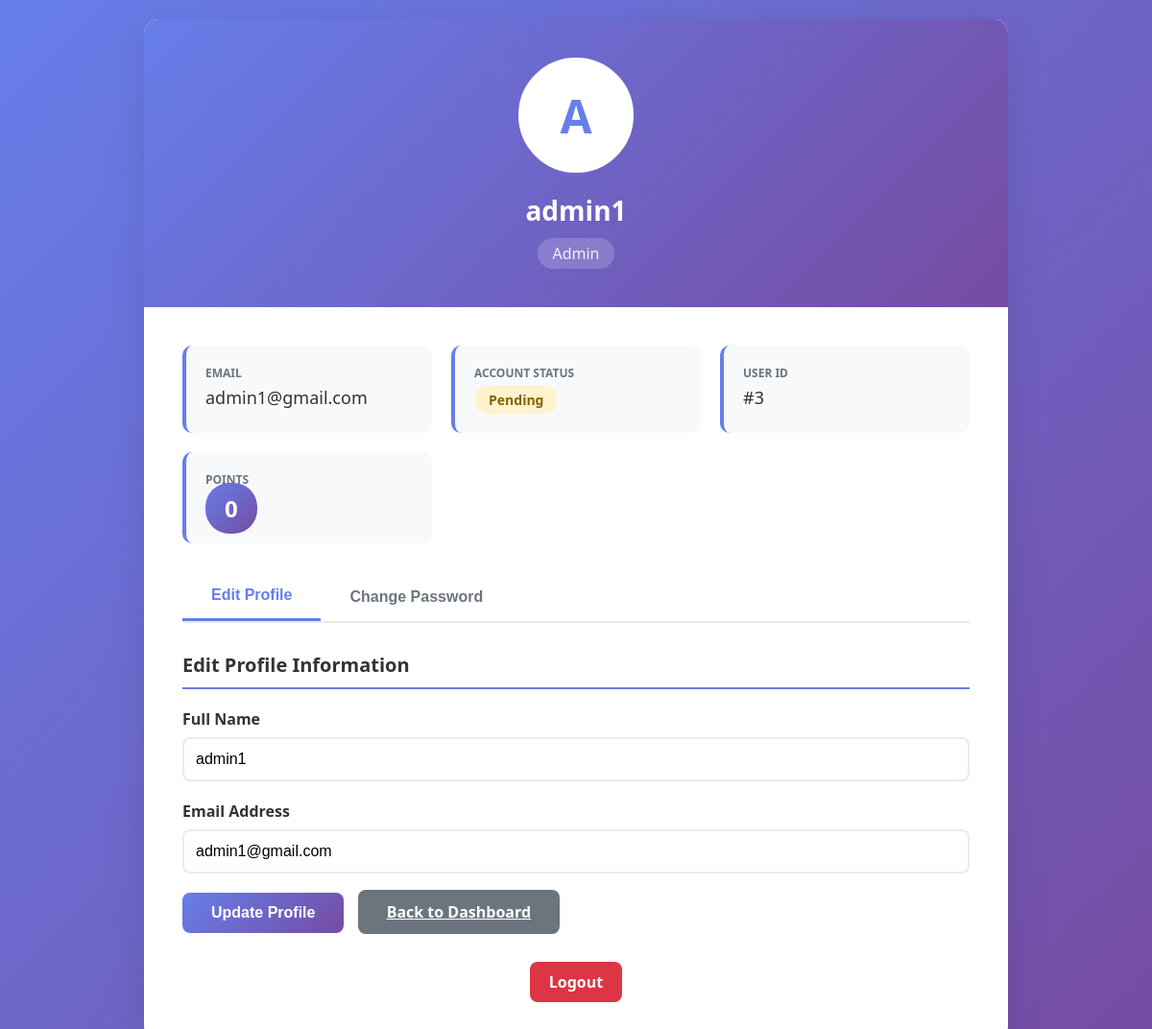
/adminprofile.php (signed in), run on the app's committed database.
### tables this page shows
CREATE TABLE `organizer_user` (
  `user_id` int(11) NOT NULL,
  `password` varchar(255) NOT NULL,
  `name` varchar(255) NOT NULL,
  `email` varchar(255) NOT NULL,
  `role` varchar(255) NOT NULL,
  `google_id` varchar(255) DEFAULT NULL,
  `profile_image` int(11) DEFAULT NULL,
  `event_id` int(11) DEFAULT NULL,
  `event_name` varchar(255) DEFAULT NULL,
  `acc_status` varchar(255) NOT NULL,
  `points` int(11) NOT NULL
);

### adminprofile.php (the view, shortened to what this page needs)
<?php
$host = 'localhost';
$dbname = 'users';
$username = 'root';
$password = '';
try {
    $pdo = new PDO("mysql:host=$host;dbname=$dbname", $username, $password);
    $pdo->setAttribute(PDO::ATTR_ERRMODE, PDO::ERRMODE_EXCEPTION);
} catch(PDOException $e) {
    die("Connection failed: " . $e->getMessage());
}
$user_id = $_SESSION['user_id'];
$stmt = $pdo->prepare("SELECT * FROM organizer_user WHERE user_id = ?");
$stmt->execute([$user_id]);
$user = $stmt->fetch(PDO::FETCH_ASSOC);
?>
<!DOCTYPE html>
<html lang="en">
<head>
</head>
<body>
    <div class="container">
        <div class="profile-card">
            <div class="profile-header">
                <div class="profile-avatar"><?php echo strtoupper(substr($user['name'], 0, 1)); ?></div>
                <h1 class="profile-name"><?php echo htmlspecialchars($user['name']); ?></h1>
                <span class="profile-role"><?php echo htmlspecialchars($user['role']); ?></span>
            </div>
            <div class="profile-body">
                <div class="info-grid">
                    <div class="info-item">
                        <div class="info-label">Email</div>
                        <div class="info-value"><?php echo htmlspecialchars($user['email']); ?></div>
                    </div>
                    <div class="info-item">
                        <div class="info-label">Account Status</div>
                        <div class="info-value">
                            <span class="status-badge <?php echo $user['acc_status'] === 'Approved' ? 'status-approved' : 'status-pending'; ?>">
                                <?php echo htmlspecialchars($user['acc_status'] ?: 'Pending'); ?>
                            </span>
                        </div>
                    </div>
                    <div class="info-item">
                        <div class="info-label">User ID</div>
                        <div class="info-value">#<?php echo htmlspecialchars($user['user_id']); ?></div>
                    </div>
                    <div class="info-item">
                        <div class="info-label">Points</div>
                        <div class="info-value">
                            <span class="points-badge"><?php echo htmlspecialchars($user['points']); ?></span>
                        </div>
                    </div>
                </div>
                <div class="tabs">
                    <button class="tab active" onclick="switchTab('profile')">Edit Profile</button>
                    <button class="tab" onclick="switchTab('password')">Change Password</button>
                </div>
                <div id="profile-tab" class="tab-content active">
                    <h2 class="section-title">Edit Profile Information</h2>
                    <form method="POST" action="">
                        <div class="form-group">
                            <label for="name">Full Name</label>
                            <input type="text" id="name" name="name" value="<?php echo htmlspecialchars($user['name']); ?>" required>
                        </div>
                        <div class="form-group">
                            <label for="email">Email Address</label>
                            <input type="email" id="email" name="email" value="<?php echo htmlspecialchars($user['email']); ?>" required>
                        </div>
                        <button type="submit" name="update_profile" class="btn btn-primary">Update Profile</button>
                        <a href="mainpage.php" class="btn btn-secondary">Back to Dashboard</a>
                    </form>
                </div>
                <div style="margin-top: 30px; text-align: center;">
                    <a href="logout.php" class="logout-btn">Logout</a>
                </div>
            </div>
        </div>
    </div>
</body>
</html>

### adminprofile.php (style rules this page uses)
* { margin: 0; padding: 0; box-sizing: border-box; }
body { font-family: 'Segoe UI', Tahoma, Geneva, Verdana, sans-serif; background: linear-gradient(135deg, #667eea 0%, #764ba2 100%); min-height: 100vh; padding: 20px; }
.container { max-width: 900px; margin: 0 auto; }
.profile-card { background: white; border-radius: 15px; box-shadow: 0 10px 40px rgba(0,0,0,0.1); overflow: hidden; margin-bottom: 20px; }
.profile-header { background: linear-gradient(135deg, #667eea 0%, #764ba2 100%); padding: 40px; text-align: center; color: white; }
.profile-avatar { width: 120px; height: 120px; border-radius: 50%; background: white; margin: 0 auto 20px; display: flex; align-items: center; justify-content: center; font-size: 48px; font-weight: bold; color: #667eea; border: 4px solid white; }
.profile-name { font-size: 28px; margin-bottom: 10px; }
.profile-role { font-size: 16px; opacity: 0.9; padding: 5px 15px; background: rgba(255,255,255,0.2); border-radius: 20px; display: inline-block; }
.profile-body { padding: 40px; }
.info-grid { display: grid; grid-template-columns: repeat(auto-fit, minmax(250px, 1fr)); gap: 20px; margin-bottom: 30px; }
.info-item { padding: 20px; background: #f8f9fa; border-radius: 10px; border-left: 4px solid #667eea; }
.info-label { font-size: 12px; text-transform: uppercase; color: #6c757d; margin-bottom: 5px; font-weight: 600; }
.info-value { font-size: 18px; color: #333; font-weight: 500; }
.status-badge { display: inline-block; padding: 5px 15px; border-radius: 20px; font-size: 14px; font-weight: 600; }
.status-pending { background: #fff3cd; color: #856404; }
.points-badge { background: linear-gradient(135deg, #667eea 0%, #764ba2 100%); color: white; padding: 10px 20px; border-radius: 25px; font-size: 24px; font-weight: bold; }
.section-title { font-size: 20px; margin-bottom: 20px; color: #333; border-bottom: 2px solid #667eea; padding-bottom: 10px; }
.form-group { margin-bottom: 20px; }
label { display: block; margin-bottom: 8px; color: #333; font-weight: 600; }
input[type="text"], input[type="email"], input[type="password"] { width: 100%; padding: 12px; border: 2px solid #e9ecef; border-radius: 8px; font-size: 16px; transition: border-color 0.3s; }
.btn { padding: 12px 30px; border: none; border-radius: 8px; font-size: 16px; font-weight: 600; cursor: pointer; transition: all 0.3s; }
.btn-primary { background: linear-gradient(135deg, #667eea 0%, #764ba2 100%); color: white; }
.btn-secondary { background: #6c757d; color: white; margin-left: 10px; }
.tabs { display: flex; border-bottom: 2px solid #e9ecef; margin-bottom: 30px; }
.tab { padding: 15px 30px; cursor: pointer; border: none; background: none; font-size: 16px; font-weight: 600; color: #6c757d; transition: all 0.3s; }
.tab.active { color: #667eea; border-bottom: 3px solid #667eea; }
.tab-content { display: none; }
.tab-content.active { display: block; }
.logout-btn { display: inline-block; padding: 10px 20px; background: #dc3545; color: white; text-decoration: none; border-radius: 8px; font-weight: 600; transition: all 0.3s; }

### data on the page
organizer_user: name "A", name "admin1", role "Admin", email "admin1@gmail.com", acc_status "Pending", user_id "3", points "0"
